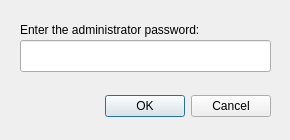
<?xml version="1.0" encoding="UTF-8"?>
<ui version="4.0">
 <class>PasswordDialog</class>
 <widget class="QDialog" name="PasswordDialog">
  <property name="geometry">
   <rect>
    <x>0</x>
    <y>0</y>
    <width>290</width>
    <height>140</height>
   </rect>
  </property>
  <property name="windowTitle">
   <string>Password</string>
  </property>
  <widget class="QDialogButtonBox" name="btxOKCancel">
   <property name="geometry">
    <rect>
     <x>20</x>
     <y>90</y>
     <width>251</width>
     <height>32</height>
    </rect>
   </property>
   <property name="orientation">
    <enum>Qt::Horizontal</enum>
   </property>
   <property name="standardButtons">
    <set>QDialogButtonBox::Cancel|QDialogButtonBox::Ok</set>
   </property>
  </widget>
  <widget class="QLabel" name="lblPassword">
   <property name="geometry">
    <rect>
     <x>20</x>
     <y>19</y>
     <width>241</width>
     <height>21</height>
    </rect>
   </property>
   <property name="text">
    <string>Enter the administrator password:</string>
   </property>
  </widget>
  <widget class="QLineEdit" name="txtPassword">
   <property name="geometry">
    <rect>
     <x>20</x>
     <y>40</y>
     <width>251</width>
     <height>32</height>
    </rect>
   </property>
   <property name="echoMode">
    <enum>QLineEdit::Password</enum>
   </property>
  </widget>
 </widget>
 <resources/>
 <connections>
  <connection>
   <sender>btxOKCancel</sender>
   <signal>accepted()</signal>
   <receiver>PasswordDialog</receiver>
   <slot>accept()</slot>
   <hints>
    <hint type="sourcelabel">
     <x>248</x>
     <y>254</y>
    </hint>
    <hint type="destinationlabel">
     <x>157</x>
     <y>274</y>
    </hint>
   </hints>
  </connection>
  <connection>
   <sender>btxOKCancel</sender>
   <signal>rejected()</signal>
   <receiver>PasswordDialog</receiver>
   <slot>reject()</slot>
   <hints>
    <hint type="sourcelabel">
     <x>316</x>
     <y>260</y>
    </hint>
    <hint type="destinationlabel">
     <x>286</x>
     <y>274</y>
    </hint>
   </hints>
  </connection>
 </connections>
</ui>
